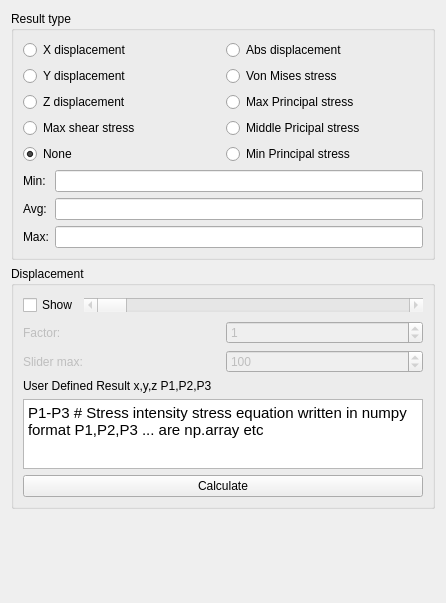
<?xml version="1.0" encoding="UTF-8"?>
<ui version="4.0">
 <class>ShowDisplacement</class>
 <widget class="QWidget" name="ShowDisplacement">
  <property name="geometry">
   <rect>
    <x>0</x>
    <y>0</y>
    <width>446</width>
    <height>603</height>
   </rect>
  </property>
  <property name="windowTitle">
   <string>Show result</string>
  </property>
  <layout class="QHBoxLayout" name="horizontalLayout">
   <item>
    <layout class="QVBoxLayout" name="verticalLayout_3">
     <item>
      <widget class="QGroupBox" name="gb_result_type">
       <property name="title">
        <string>Result type</string>
       </property>
       <layout class="QVBoxLayout" name="verticalLayout">
        <item>
         <layout class="QGridLayout" name="gridLayout">
          <item row="3" column="0">
           <widget class="QRadioButton" name="rb_max_shear_stress">
            <property name="text">
             <string>Max shear stress</string>
            </property>
           </widget>
          </item>
          <item row="1" column="0">
           <widget class="QRadioButton" name="rb_y_displacement">
            <property name="text">
             <string>Y displacement</string>
            </property>
           </widget>
          </item>
          <item row="0" column="0">
           <widget class="QRadioButton" name="rb_x_displacement">
            <property name="text">
             <string>X displacement</string>
            </property>
           </widget>
          </item>
          <item row="2" column="0">
           <widget class="QRadioButton" name="rb_z_displacement">
            <property name="text">
             <string>Z displacement</string>
            </property>
           </widget>
          </item>
          <item row="1" column="1">
           <widget class="QRadioButton" name="rb_vm_stress">
            <property name="text">
             <string>Von Mises stress</string>
            </property>
           </widget>
          </item>
          <item row="0" column="1">
           <widget class="QRadioButton" name="rb_abs_displacement">
            <property name="text">
             <string>Abs displacement</string>
            </property>
           </widget>
          </item>
          <item row="4" column="0">
           <widget class="QRadioButton" name="rb_none">
            <property name="text">
             <string>None</string>
            </property>
            <property name="checked">
             <bool>true</bool>
            </property>
           </widget>
          </item>
          <item row="2" column="1">
           <widget class="QRadioButton" name="rb_maxprin">
            <property name="text">
             <string>Max Principal stress</string>
            </property>
           </widget>
          </item>
          <item row="3" column="1">
           <widget class="QRadioButton" name="rb_midprin">
            <property name="text">
             <string>Middle Pricipal stress</string>
            </property>
           </widget>
          </item>
          <item row="4" column="1">
           <widget class="QRadioButton" name="rb_minprin">
            <property name="text">
             <string>Min Principal stress</string>
            </property>
           </widget>
          </item>
         </layout>
        </item>
        <item>
         <layout class="QFormLayout" name="formLayout">
          <item row="1" column="0">
           <widget class="QLabel" name="label_2">
            <property name="text">
             <string>Avg:</string>
            </property>
           </widget>
          </item>
          <item row="1" column="1">
           <widget class="Gui::InputField" name="le_avg">
            <property name="readOnly">
             <bool>true</bool>
            </property>
            <property name="unit" stdset="0">
             <string notr="true">mm</string>
            </property>
           </widget>
          </item>
          <item row="2" column="0">
           <widget class="QLabel" name="label">
            <property name="text">
             <string>Max:</string>
            </property>
           </widget>
          </item>
          <item row="2" column="1">
           <widget class="Gui::InputField" name="le_max">
            <property name="readOnly">
             <bool>true</bool>
            </property>
            <property name="unit" stdset="0">
             <string notr="true">mm</string>
            </property>
           </widget>
          </item>
          <item row="0" column="1">
           <widget class="Gui::InputField" name="le_min">
            <property name="readOnly">
             <bool>true</bool>
            </property>
            <property name="unit" stdset="0">
             <string notr="true">mm</string>
            </property>
           </widget>
          </item>
          <item row="0" column="0">
           <widget class="QLabel" name="label_4">
            <property name="text">
             <string>Min:</string>
            </property>
           </widget>
          </item>
         </layout>
        </item>
       </layout>
      </widget>
     </item>
     <item>
      <widget class="QGroupBox" name="gb_displacement">
       <property name="title">
        <string>Displacement</string>
       </property>
       <layout class="QVBoxLayout" name="verticalLayout_2">
        <item>
         <layout class="QHBoxLayout" name="horizontalLayout_2">
          <item>
           <widget class="QCheckBox" name="cb_show_displacement">
            <property name="text">
             <string>Show</string>
            </property>
            <property name="checked">
             <bool>false</bool>
            </property>
           </widget>
          </item>
          <item>
           <widget class="QScrollBar" name="hsb_displacement_factor">
            <property name="enabled">
             <bool>false</bool>
            </property>
            <property name="sizePolicy">
             <sizepolicy hsizetype="MinimumExpanding" vsizetype="Fixed">
              <horstretch>0</horstretch>
              <verstretch>0</verstretch>
             </sizepolicy>
            </property>
            <property name="orientation">
             <enum>Qt::Horizontal</enum>
            </property>
           </widget>
          </item>
         </layout>
        </item>
        <item>
         <layout class="QHBoxLayout" name="horizontalLayout_3">
          <item>
           <widget class="QLabel" name="label_3">
            <property name="enabled">
             <bool>false</bool>
            </property>
            <property name="text">
             <string>Factor:</string>
            </property>
           </widget>
          </item>
          <item>
           <widget class="QSpinBox" name="sb_displacement_factor">
            <property name="enabled">
             <bool>false</bool>
            </property>
            <property name="readOnly">
             <bool>false</bool>
            </property>
            <property name="maximum">
             <number>99999</number>
            </property>
            <property name="singleStep">
             <number>10</number>
            </property>
            <property name="value">
             <number>1</number>
            </property>
           </widget>
          </item>
         </layout>
        </item>
        <item>
         <layout class="QHBoxLayout" name="horizontalLayout_4">
          <item>
           <widget class="QLabel" name="label_7">
            <property name="enabled">
             <bool>false</bool>
            </property>
            <property name="text">
             <string>Slider max:</string>
            </property>
           </widget>
          </item>
          <item>
           <widget class="QSpinBox" name="sb_displacement_factor_max">
            <property name="enabled">
             <bool>false</bool>
            </property>
            <property name="readOnly">
             <bool>false</bool>
            </property>
            <property name="maximum">
             <number>99999</number>
            </property>
            <property name="singleStep">
             <number>10</number>
            </property>
            <property name="value">
             <number>100</number>
            </property>
           </widget>
          </item>
         </layout>
        </item>
        <item>
         <widget class="QLabel" name="user_def_text">
          <property name="text">
           <string>User Defined Result x,y,z P1,P2,P3</string>
          </property>
         </widget>
        </item>
        <item>
         <widget class="QTextEdit" name="user_def_eq">
          <property name="html">
           <string>&lt;!DOCTYPE HTML PUBLIC &quot;-//W3C//DTD HTML 4.0//EN&quot; &quot;http://www.w3.org/TR/REC-html40/strict.dtd&quot;&gt;
&lt;html&gt;&lt;head&gt;&lt;meta name=&quot;qrichtext&quot; content=&quot;1&quot; /&gt;&lt;style type=&quot;text/css&quot;&gt;
p, li { white-space: pre-wrap; }
&lt;/style&gt;&lt;/head&gt;&lt;body style=&quot; font-family:'Ubuntu'; font-size:11pt; font-weight:400; font-style:normal;&quot;&gt;
&lt;p style=&quot; margin-top:0px; margin-bottom:0px; margin-left:0px; margin-right:0px; -qt-block-indent:0; text-indent:0px;&quot;&gt;P1-P3 # Stress intensity stress equation written in numpy format P1,P2,P3 ... are np.array etc&lt;/p&gt;&lt;/body&gt;&lt;/html&gt;</string>
          </property>
         </widget>
        </item>
        <item>
         <widget class="QPushButton" name="calculate">
          <property name="text">
           <string>Calculate</string>
          </property>
         </widget>
        </item>
       </layout>
      </widget>
     </item>
     <item>
      <spacer name="verticalSpacer">
       <property name="orientation">
        <enum>Qt::Vertical</enum>
       </property>
       <property name="sizeHint" stdset="0">
        <size>
         <width>20</width>
         <height>240</height>
        </size>
       </property>
      </spacer>
     </item>
    </layout>
   </item>
  </layout>
 </widget>
 <customwidgets>
  <customwidget>
   <class>Gui::InputField</class>
   <extends>QLineEdit</extends>
   <header>Gui/InputField.h</header>
  </customwidget>
 </customwidgets>
 <resources/>
 <connections>
  <connection>
   <sender>cb_show_displacement</sender>
   <signal>toggled(bool)</signal>
   <receiver>label_3</receiver>
   <slot>setEnabled(bool)</slot>
   <hints>
    <hint type="sourcelabel">
     <x>90</x>
     <y>232</y>
    </hint>
    <hint type="destinationlabel">
     <x>68</x>
     <y>269</y>
    </hint>
   </hints>
  </connection>
  <connection>
   <sender>cb_show_displacement</sender>
   <signal>toggled(bool)</signal>
   <receiver>sb_displacement_factor</receiver>
   <slot>setEnabled(bool)</slot>
   <hints>
    <hint type="sourcelabel">
     <x>112</x>
     <y>240</y>
    </hint>
    <hint type="destinationlabel">
     <x>124</x>
     <y>269</y>
    </hint>
   </hints>
  </connection>
  <connection>
   <sender>cb_show_displacement</sender>
   <signal>toggled(bool)</signal>
   <receiver>label_7</receiver>
   <slot>setEnabled(bool)</slot>
   <hints>
    <hint type="sourcelabel">
     <x>95</x>
     <y>238</y>
    </hint>
    <hint type="destinationlabel">
     <x>86</x>
     <y>309</y>
    </hint>
   </hints>
  </connection>
  <connection>
   <sender>cb_show_displacement</sender>
   <signal>toggled(bool)</signal>
   <receiver>sb_displacement_factor_max</receiver>
   <slot>setEnabled(bool)</slot>
   <hints>
    <hint type="sourcelabel">
     <x>161</x>
     <y>237</y>
    </hint>
    <hint type="destinationlabel">
     <x>159</x>
     <y>302</y>
    </hint>
   </hints>
  </connection>
  <connection>
   <sender>cb_show_displacement</sender>
   <signal>toggled(bool)</signal>
   <receiver>hsb_displacement_factor</receiver>
   <slot>setEnabled(bool)</slot>
   <hints>
    <hint type="sourcelabel">
     <x>48</x>
     <y>241</y>
    </hint>
    <hint type="destinationlabel">
     <x>36</x>
     <y>345</y>
    </hint>
   </hints>
  </connection>
 </connections>
</ui>
